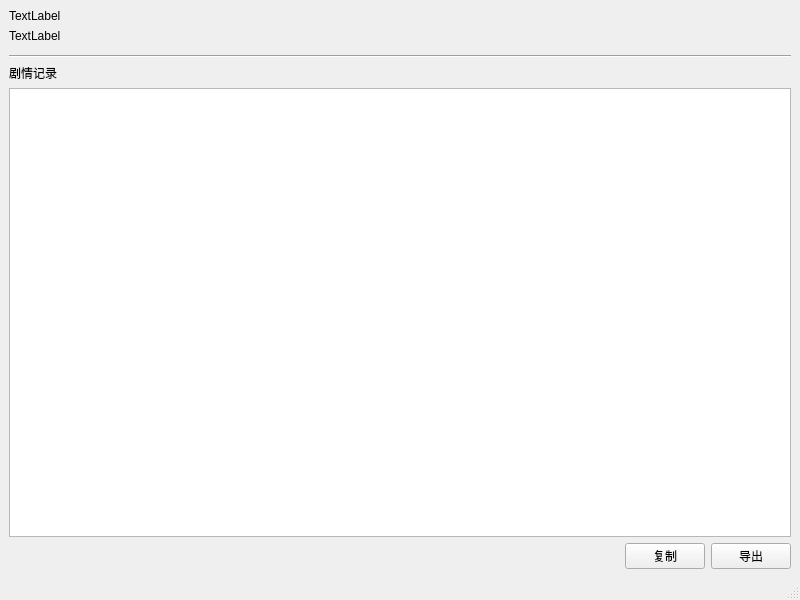
<?xml version="1.0" encoding="UTF-8"?>
<ui version="4.0">
 <class>PlayerWindow</class>
 <widget class="QMainWindow" name="PlayerWindow">
  <property name="geometry">
   <rect>
    <x>0</x>
    <y>0</y>
    <width>800</width>
    <height>600</height>
   </rect>
  </property>
  <property name="windowTitle">
   <string>对话播放器</string>
  </property>
  <widget class="QWidget" name="centralwidget">
   <layout class="QVBoxLayout" name="verticalLayout">
    <item>
     <widget class="QLabel" name="lbSpeakerName">
      <property name="text">
       <string>TextLabel</string>
      </property>
     </widget>
    </item>
    <item>
     <widget class="QLabel" name="labelContent">
      <property name="text">
       <string>TextLabel</string>
      </property>
     </widget>
    </item>
    <item>
     <widget class="QWidget" name="widgetSelections" native="true"/>
    </item>
    <item>
     <widget class="Line" name="line">
      <property name="orientation">
       <enum>Qt::Horizontal</enum>
      </property>
     </widget>
    </item>
    <item>
     <widget class="QLabel" name="label">
      <property name="text">
       <string>剧情记录</string>
      </property>
     </widget>
    </item>
    <item>
     <widget class="QTextBrowser" name="textBrowser"/>
    </item>
    <item>
     <layout class="QHBoxLayout" name="horizontalLayout">
      <item>
       <spacer name="horizontalSpacer">
        <property name="orientation">
         <enum>Qt::Horizontal</enum>
        </property>
        <property name="sizeHint" stdset="0">
         <size>
          <width>40</width>
          <height>20</height>
         </size>
        </property>
       </spacer>
      </item>
      <item>
       <widget class="QPushButton" name="btnCopy">
        <property name="text">
         <string>复制</string>
        </property>
       </widget>
      </item>
      <item>
       <widget class="QPushButton" name="btnExport">
        <property name="text">
         <string>导出</string>
        </property>
       </widget>
      </item>
     </layout>
    </item>
   </layout>
  </widget>
  <widget class="QMenuBar" name="menubar">
   <property name="geometry">
    <rect>
     <x>0</x>
     <y>0</y>
     <width>800</width>
     <height>26</height>
    </rect>
   </property>
  </widget>
  <widget class="QStatusBar" name="statusbar"/>
 </widget>
 <resources/>
 <connections/>
</ui>
